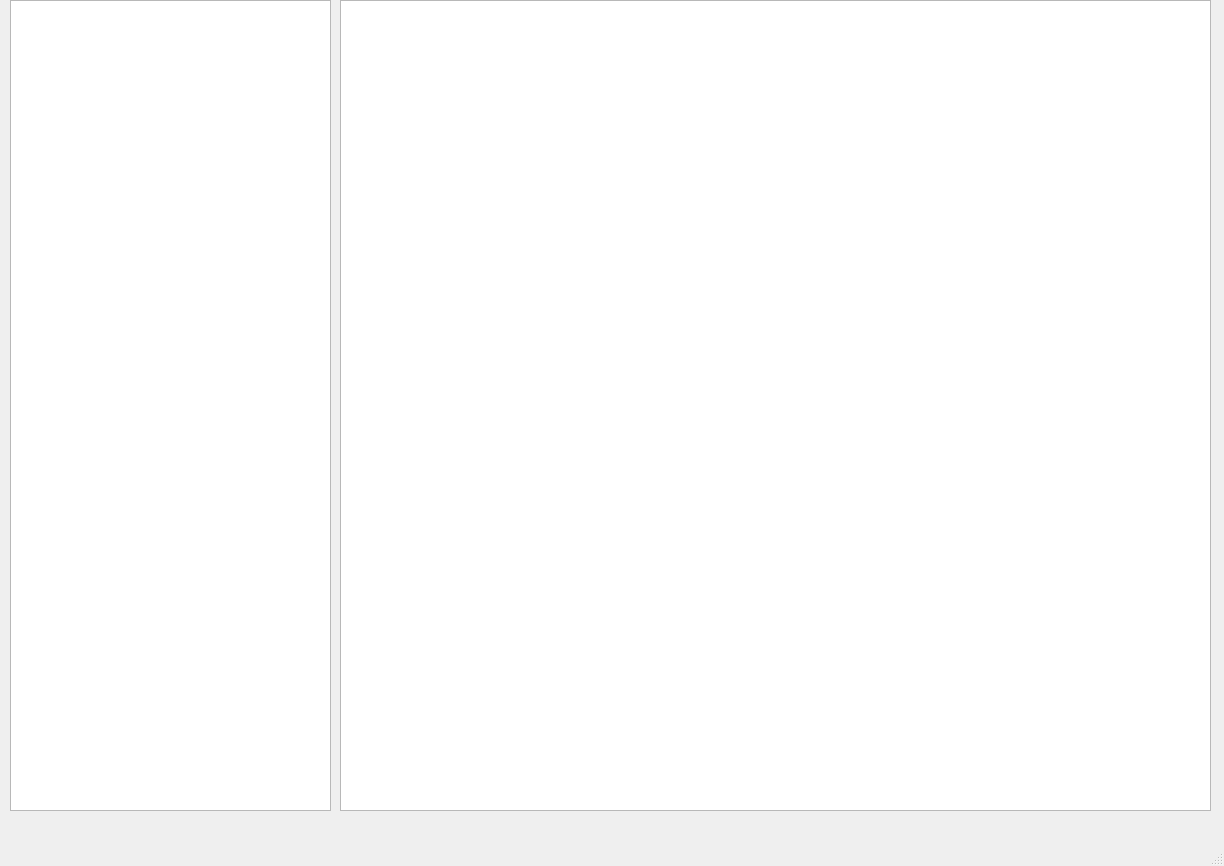
<?xml version="1.0" encoding="UTF-8"?>
<ui version="4.0">
 <class>MainWindow</class>
 <widget class="QMainWindow" name="MainWindow">
  <property name="geometry">
   <rect>
    <x>0</x>
    <y>0</y>
    <width>1224</width>
    <height>866</height>
   </rect>
  </property>
  <property name="windowTitle">
   <string>MainWindow</string>
  </property>
  <widget class="QWidget" name="centralwidget">
   <widget class="QTreeView" name="treeView">
    <property name="geometry">
     <rect>
      <x>10</x>
      <y>0</y>
      <width>321</width>
      <height>811</height>
     </rect>
    </property>
   </widget>
   <widget class="QTableView" name="tableView">
    <property name="geometry">
     <rect>
      <x>340</x>
      <y>0</y>
      <width>871</width>
      <height>811</height>
     </rect>
    </property>
   </widget>
  </widget>
  <widget class="QMenuBar" name="menubar">
   <property name="geometry">
    <rect>
     <x>0</x>
     <y>0</y>
     <width>1224</width>
     <height>26</height>
    </rect>
   </property>
  </widget>
  <widget class="QStatusBar" name="statusbar"/>
 </widget>
 <resources/>
 <connections/>
</ui>
